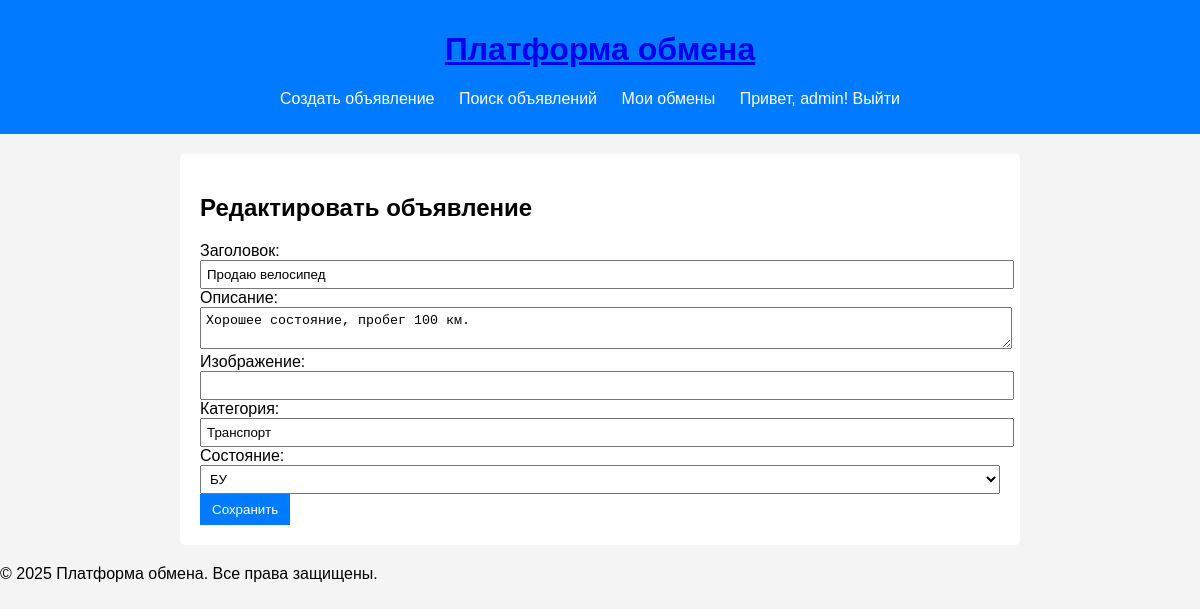
/1/edit/ (signed in), run on the app's committed database.
### app/models.py (models this page shows, shortened)
class Product(models.Model):
    user = models.ForeignKey(User, on_delete=models.CASCADE)
    title = models.CharField(max_length=255)
    description = models.TextField()
    photo = models.URLField(blank=True, null=True)
    category = models.CharField(max_length=50)
    condition = models.CharField(max_length=50, choices=[('new', 'Новый'), ('used', 'БУ')])
    created_at = models.DateTimeField(auto_now_add=True)
    is_active = models.BooleanField(default=True)

### app/views.py (the view, shortened to what this page needs)
# urls.py: path('<int:post_id>/edit/', views.edit_post, name='edit_post'),
@login_required
def edit_post(request, post_id):
    post = get_object_or_404(Product, id=post_id, user=request.user)
    return render(request, 'app/edit_post.html', {'post': post})

### app/templates/app/edit_post.html (shortened to what this page needs)
{% extends "app/base.html" %}
{% block content %}
<h2>Редактировать объявление</h2>
<form method="POST">
    <label>Заголовок:</label>
    <input type="text" name="title" value="{{ post.title }}" required>
    <label>Описание:</label>
    <textarea name="description">{{ post.description }}</textarea>
    <label>Изображение:</label>
    <input type="url" name="photo" value="{{ post.photo }}">
    <label>Категория:</label>
    <input type="text" name="category" value="{{ post.category }}" required>
    <label>Состояние:</label>
    <select name="condition">
        <option value="used" {% if post.condition == "used" %}selected{% endif %}>БУ</option>
    </select>
    <button type="submit">Сохранить</button>
</form>
{% endblock %}

### app/templates/app/base.html (shortened to what this page needs)
{% load static %}
<!DOCTYPE html>
<html lang="ru">
<head>
    <link rel="stylesheet" href="{% static 'app/css/styles.css' %}">
</head>
<body>
    <header>
        <h1><a href="{% url 'home' %}">Платформа обмена</a></h1>
        <nav>
            <ul>
                <li><a href="{% url 'create_post' %}">Создать объявление</a></li>
                <li><a href="{% url 'search_post' %}">Поиск объявлений</a></li>
                <li><a href="{% url 'exchange_list' %}">Мои обмены</a></li>
                {% if user.is_authenticated %}
                    <li>Привет, {{ user.username }}! <a href="{% url 'logout' %}">Выйти</a></li>
                {% else %}
                    <li><a href="{% url 'login' %}">Войти</a></li>
                    <li><a href="{% url 'signup' %}">Регистрация</a></li>
                {% endif %}
            </ul>
        </nav>
    </header>
    <main>
        {% block content %} {% endblock %}
    </main>
    <footer>
        <p>© 2025 Платформа обмена. Все права защищены.</p>
    </footer>
</body>
</html>

### app/static/app/css/styles.css (style rules this page uses)
body { font-family: Arial, sans-serif; background-color: #f4f4f4; margin: 0; padding: 0; }
header { background-color: #007bff; color: white; padding: 10px; text-align: center; }
nav ul { list-style: none; padding: 0; }
nav ul li { display: inline; margin-right: 20px; }
nav ul li a { color: white; text-decoration: none; }
main { max-width: 800px; margin: 20px auto; background: white; padding: 20px; border-radius: 5px; }
button { background-color: #007bff; color: white; padding: 8px 12px; border: none; cursor: pointer; }
input, textarea, select { padding: 5px; width: 100%; }

### data on the page
Product: title "Продаю велосипед", description "Хорошее состояние, пробег 100 км.", category "Транспорт", condition "БУ"

### other printed values
{{ user.username }} "admin"
